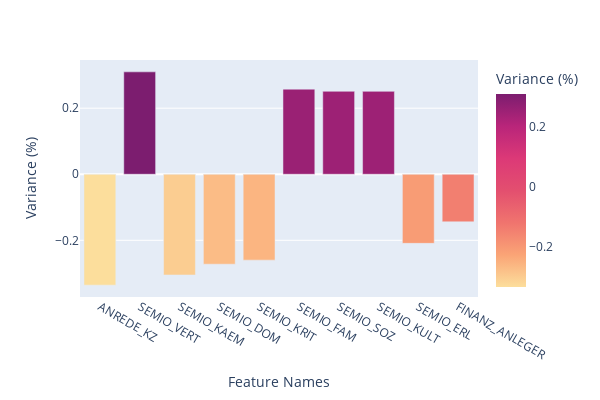

The cell this chart's notebook holds for it:
### Code cell
plot_pca_dim(pca,feat_names,2,10)

### Figure 1 — Plotly figure (JSON) as saved in the notebook; plotly's stock layout.template omitted (floating-point values rounded to 4 significant figures)
{"data": [{"alignmentgroup": "True", "hovertemplate": "Feature Names=%{x}<br>Variance (%)=%{marker.color}<extra></extra>", "legendgroup": "", "marker": {"color": [-0.3358, 0.3101, -0.305, -0.2724, -0.2601, 0.2576, 0.2512, 0.251, -0.2093, -0.1441], "coloraxis": "coloraxis", "pattern": {"shape": ""}}, "name": "", "offsetgroup": "", "orientation": "v", "showlegend": false, "textposition": "auto", "type": "bar", "x": ["ANREDE_KZ", "SEMIO_VERT", "SEMIO_KAEM", "SEMIO_DOM", "SEMIO_KRIT", "SEMIO_FAM", "SEMIO_SOZ", "SEMIO_KULT", "SEMIO_ERL", "FINANZ_ANLEGER"], "xaxis": "x", "y": [-0.3358, 0.3101, -0.305, -0.2724, -0.2601, 0.2576, 0.2512, 0.251, -0.2093, -0.1441], "yaxis": "y"}], "layout": {"barmode": "relative", "coloraxis": {"colorbar": {"title": {"text": "Variance (%)"}}, "colorscale": [[0, "rgb(252, 222, 156)"], [0.1667, "rgb(250, 164, 118)"], [0.3333, "rgb(240, 116, 110)"], [0.5, "rgb(227, 79, 111)"], [0.6667, "rgb(220, 57, 119)"], [0.8333, "rgb(185, 37, 122)"], [1, "rgb(124, 29, 111)"]]}, "height": 400, "legend": {"tracegroupgap": 0}, "margin": {"t": 60}, "width": 600, "xaxis": {"anchor": "y", "domain": [0, 1], "title": {"text": "Feature Names"}}, "yaxis": {"anchor": "x", "domain": [0, 1], "title": {"text": "Variance (%)"}}}}
